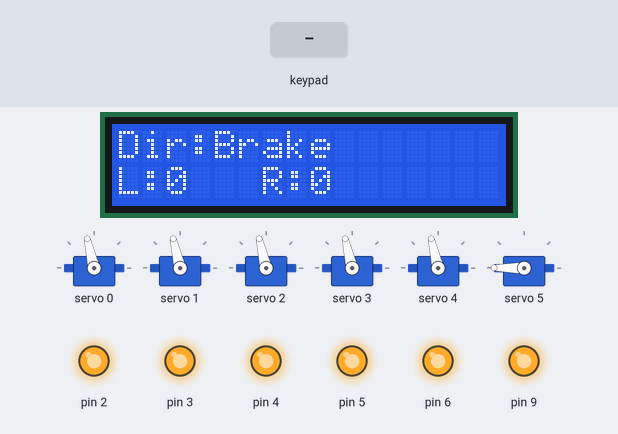
The sketch below on a simulated Arduino Uno, built with avr-gcc and run on an emulated ATmega328P. Shown: 16×2 character LCD, 6 × servo, output pins drawn as LEDs (lit = HIGH). Inputs (shaded band) come from the test bench. What the sketch prints to the serial monitor is not drawn.

Above: at 8.3 s.
8.4 s: key '+' pressed
At 9.9 s:
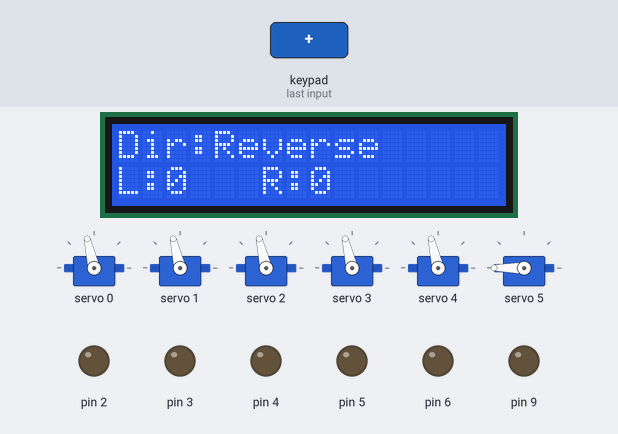
11.4 s: key '+' pressed
At 11.61 s:
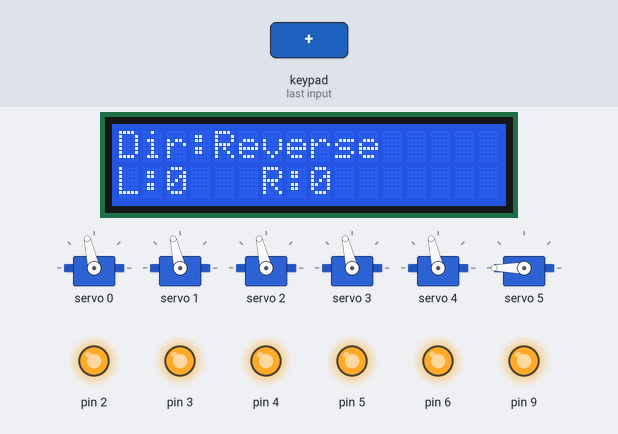
13.2 s: key '+' pressed
At 19.7 s:
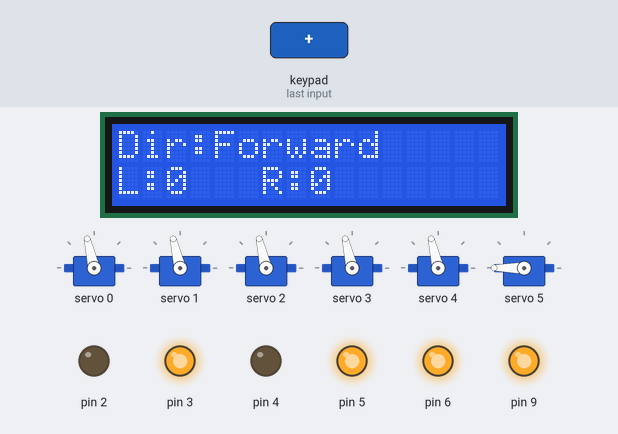
Timing chart, 0 to 21.2 s (numbered marks = the images above; inputs shaded):
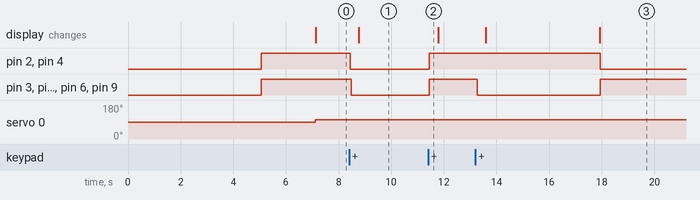

Measured:
- after the input at 8.4 s, pin 2, pin 4: HIGH → LOW at once; pin 3, pin 5, pin 6, pin 9: HIGH → LOW after 0.07 s; the display: changes after 0.37 s (image 1)
- after the input at 11.4 s, pin 2, pin 4: LOW → HIGH after 0.05 s; pin 3, pin 5, pin 6, pin 9: LOW → HIGH after 0.05 s instead of 1.7 s
- after the input at 13.2 s, pin 2, pin 4: HIGH → LOW after 4.7 s; pin 3, pin 5, pin 6, pin 9: HIGH → LOW after 0.06 s, → HIGH 4.7 s later; the display: first changes after 0.39 s (image 3 shows a later state)

The sketch:

Claptrap.ino
```cpp
#include <Wire.h>
#include <LiquidCrystal_I2C.h>        //Include for I2C LCD
#include <Adafruit_PWMServoDriver.h>  //Include for Servo Shield
#include <PS2X_lib.h>                 //PSX Controller Include
#include <DBH1.h>

#define PRESSURES false         //Define PSX Pressure/Rumble Function
#define RUMBLE false
#define LXMIN 0                 //Minimum X Value for Left Stick
#define LXMAX 255               //Maximum X Value for Left Stick
#define LYMIN 0                 //Minimum Y Value for Left Stick
#define LYMAX 255               //Maximum Y Value for Left Stick
#define RXMIN 0                 //Minimum X Value for Right Stick
#define RXMAX 255               //Maximum X Value for Right Stick
#define RYMIN 0                 //Minimum Y Value for Right Stick
#define RYMAX 255               //Maximum Y Value for Right Stick
//Define the servo minimum and maximum pulse lengths (out of 4096)
#define SERVO1MIN  175          //Servo 1 (Left Pan)
#define SERVO1MAX  530
#define SERVO2MIN  175          //Servo 2 (Left Tilt)
#define SERVO2MAX  530
#define SERVO3MIN  175          //Servo 3 (Right Pan)
#define SERVO3MAX  530
#define SERVO4MIN  175          //Servo 4 (Right Tilt)
#define SERVO4MAX  530
#define SERVO5MIN  175          //Servo 5 (Left Elbow)
#define SERVO5MAX  530
#define SERVO6MIN  175          //Servo 6 (Right Elbow)
#define SERVO6MAX  530
#define PS2_DAT  12           //Define PSX Controller Pins
#define PS2_CMD  11
#define PS2_SEL  10
#define PS2_CLK  13
#define STICK_CENTER 128
#define DEADZONE_SPACING 3
#define DEBOUNCE 20
#define THROTTLEREDUX 0.90
#define SERVOITERATION 30

#define MINPWM 0
#define MAXPWM 250

DBH1 DBH1;
LiquidCrystal_I2C lcd(0x27, 16, 2);   //Set the LCD address 0x27 and to 16 char, 2 lines
Adafruit_PWMServoDriver pwm = Adafruit_PWMServoDriver(0x40);  //Set Servo Shield Address
PS2X ps2x;                // create PS2 Controller Class

const int SERVO1 = 0;         //Map Servo to Adafruit Servo Shield Headers
const int SERVO2 = 1;
const int SERVO3 = 2;
const int SERVO4 = 3;
const int SERVO5 = 4;
const int SERVO6 = 5;
boolean STARTUP = true;
boolean BRAKE_TOGGLE = false;
boolean SERVOMODE = false;
long timer = 0;
int counter = 0;
int Elbow[] = {330, 330};             //Set default servo position for Left/Right Elbow
int L_DEADZONE[] = {0, 0, 0, 0};      //{X Min, X Max, Y Min, Y Max}
int R_DEADZONE[] = {0, 0, 0, 0};
int PanTilt[] = {0,0};
int LSPanTilt[] = {0,0};
int RSPanTilt[] = {0,0};
int error = 0;              //PSX Controller Error Checks
byte type = 0;
byte vibrate = 0;
int LSPTout[] = {330, 330};
int RSPTout[] = {330, 330};
boolean FORWARD = true;
int POWERLEVEL[] = {0, 0};

void ElbowMove() {                    //Movement control for elbows
  int i;
  if (ps2x.Button(PSB_L2) && ps2x.Button(PSB_TRIANGLE)) {
      Elbow[1] = Elbow[1] + SERVOITERATION;
  }
  if (ps2x.Button(PSB_L2) && ps2x.Button(PSB_CROSS)) {
      Elbow[1] = Elbow[1] - SERVOITERATION;
  }
  if (ps2x.Button(PSB_R2) && ps2x.Button(PSB_TRIANGLE)) {
      Elbow[2] = Elbow[2] + SERVOITERATION;
  }
  if (ps2x.Button(PSB_R2) && ps2x.Button(PSB_CROSS)) {
      Elbow[2] = Elbow[2] - SERVOITERATION;
  }
  Elbow[1] = constrain(Elbow[1], SERVO5MIN, SERVO5MAX);
  Elbow[2] = constrain(Elbow[2], SERVO6MIN, SERVO6MAX);
  pwm.setPWM(SERVO5, 0, Elbow[1]);
  pwm.setPWM(SERVO6, 0, Elbow[2]);    //Send Servo Position
}

void LShoulder() {          //Control for Left Shoulder
  PanTilt[1] = ps2x.Analog(PSS_RX);    //Read Right Stick X Axis into Pan
  PanTilt[2] = ps2x.Analog(PSS_RY);   //Read Right Stick Y Axis into Tilt
  if (SERVOMODE == true){
    if (ps2x.Button(PSB_L1)){
      LSPanTilt[1] = map(PanTilt[1], RXMIN, RXMAX, -SERVOITERATION, SERVOITERATION);
      LSPanTilt[2] = map(PanTilt[2], RYMIN, RYMAX, -SERVOITERATION, SERVOITERATION);
      LSPTout[1] = LSPTout[1] + LSPanTilt[1];
      LSPTout[2] = LSPTout[2] + LSPanTilt[2];
    }
  }
  else if (ps2x.Button(PSB_L1)) {
    LSPTout[1] = map(PanTilt[1], RXMIN, RXMAX, SERVO1MIN, SERVO1MAX);  //Map pan/tilt to Servo pulse lengths
    LSPTout[2] = map(PanTilt[2], RXMIN, RYMAX, SERVO2MIN, SERVO2MAX);
  }
    LSPTout[1] = constrain(LSPTout[1], SERVO1MIN, SERVO1MAX);
    LSPTout[2] = constrain(LSPTout[2], SERVO2MIN, SERVO2MAX);
    pwm.setPWM(SERVO1, 0, LSPTout[1]);    //Set Servo Positions
    pwm.setPWM(SERVO2, 0, LSPTout[2]);
}

void RShoulder() {          //Movement control for Right Shoulder
  PanTilt[1] = ps2x.Analog(PSS_RX);    //Read Right Stick X Axis into Pan
  PanTilt[2] = ps2x.Analog(PSS_RY);   //Read Right Stick Y Axis into Tilt
  if (SERVOMODE == true){
    if (ps2x.Button(PSB_R1)){
      RSPanTilt[1] = map(PanTilt[1], RXMIN, RXMAX, -SERVOITERATION, SERVOITERATION);
      RSPanTilt[2] = map(PanTilt[2], RYMIN, RYMAX, -SERVOITERATION, SERVOITERATION);
      RSPTout[1] = RSPTout[1] + RSPanTilt[1];
      RSPTout[2] = RSPTout[2] + RSPanTilt[2];
    }
  }
  else if (ps2x.Button(PSB_R1)) {   //Run Only if Right DPad Button is Pressed
    RSPTout[1] = map(PanTilt[1], RXMIN, RXMAX, SERVO3MIN, SERVO3MAX);  //Map pan/tilt to Servo pulse lengths
    RSPTout[2] = map(PanTilt[2], RXMIN, RYMAX, SERVO4MIN, SERVO4MAX);
  }
    RSPTout[1] = constrain(RSPTout[1], SERVO3MIN, SERVO3MAX);
    RSPTout[2] = constrain(RSPTout[2], SERVO4MIN, SERVO4MAX);
    pwm.setPWM(SERVO3, 0, RSPTout[1]);    //Set Servo Positions
    pwm.setPWM(SERVO4, 0, RSPTout[2]);
}

void JoystickDeadzone() {          //Sets stick deadzone
  L_DEADZONE[1] = STICK_CENTER - DEADZONE_SPACING;
  L_DEADZONE[2] = STICK_CENTER + DEADZONE_SPACING;
  L_DEADZONE[3] = STICK_CENTER - DEADZONE_SPACING;
  L_DEADZONE[4] = STICK_CENTER + DEADZONE_SPACING;
  R_DEADZONE[1] = STICK_CENTER - DEADZONE_SPACING;
  R_DEADZONE[2] = STICK_CENTER + DEADZONE_SPACING;
  R_DEADZONE[3] = STICK_CENTER - DEADZONE_SPACING;
  R_DEADZONE[4] = STICK_CENTER + DEADZONE_SPACING;
}

void Forward(int lpwm, int rpwm) {    //Forward movement function
  lpwm = PWMScale(lpwm, MAXPWM);
  rpwm = PWMScale(rpwm, MAXPWM);
  POWERLEVEL[1] = abs(lpwm);         //Translate value to non-negative
  POWERLEVEL[2] = abs(rpwm);
  FORWARD = true;
  DBH1.Forward(lpwm, rpwm);
}

void Reverse(int lpwm, int rpwm) {    //Reverse movement function
  lpwm = PWMScale(lpwm, MAXPWM);
  rpwm = PWMScale(rpwm, MAXPWM);
  POWERLEVEL[1] = abs(lpwm);         //Translate value to non-negative
  POWERLEVEL[2] = abs(rpwm);
  FORWARD = false;
  DBH1.Reverse(lpwm, rpwm);
}

void Coasting() {                     //Function defines motor control when no throttle applied
  POWERLEVEL[1] = 0;
  POWERLEVEL[2] = 0;
  FORWARD = true;
  DBH1.Coasting();
}

void Braking() {                      //Brake function activated when brake button pressed
  if (millis() != timer){
    if (ps2x.Button(PSB_START)) {
      if (counter >= DEBOUNCE){
        BRAKE_TOGGLE = !BRAKE_TOGGLE;
        counter = 0;
      }
    timer = millis();
    }
  counter++;
  timer = millis();
  }

  if (BRAKE_TOGGLE == true){
    POWERLEVEL[1] = 0;
    POWERLEVEL[2] = 0;
    DBH1.Braking();
    Serial.println("Brake Enabled");
    if (STARTUP = true) {
      return;
    }
  }
  else {
    Serial.println("Brake Disabled");
}
}

int PWMScale(int pwm, int scale) {        //Scale PWM to user defined scale
  pwm = abs(pwm);                           //Get absolute value of PWM
  pwm = constrain(pwm, 0, scale);           //Set bounderies for PWM (ex. 0-100)
  pwm = map(pwm, MINPWM, MAXPWM, 0, scale);   //Map pwm to scale
  return pwm;                               //Pass PWM value back
}

void Movement(int Dir, int Vec) {
  int LS_POS[] = {0, 0};
  LS_POS[1] = ps2x.Analog(PSS_LX); //Read joystick X/Y position
  LS_POS[2] = ps2x.Analog(PSS_LY);
  int L_Scale[] = {0, 0};
  int Level[] = {0, 0};
  L_Scale[1] = map(LS_POS[1], LXMIN, LXMAX, -100, 100); //Map X and Y from 0 to 255 to -100 to 100
  L_Scale[2] = map(LS_POS[2], LYMIN, LYMAX, -100, 100); //For ease of PWM control
  Braking();
  if (BRAKE_TOGGLE == false) {
    if (Dir == 2 && Vec == 1) {                   //If no input on Y axis, set motor to coast mode
      Coasting();
    }
    if (Vec == 1 && Dir == 1) {       //If X Axis Centered, scale motor PWM based off Y Axis
      Forward(L_Scale[2], L_Scale[2]);    //for forward movement
    }
    if (Vec == 1 && Dir == 0) {         //If X Axis Centered, scale motor PWM based off Y Axis
      Reverse(L_Scale[2], L_Scale[2]);    //for reverse movement
    }
    if (Vec == 0 && Dir == 1) {         //If X Axis moved left of center, adjust PWM for left motor
      Level[1] = ThrottleMath(L_Scale[1]); //by 90% of throttle and turn on right motor for throttle value
      Level[2] = L_Scale[2];               //to make turn left
      Forward(Level[1], Level[2]);
    }
    if (Vec == 2 && Dir == 1) {         //If X Axis moved right of center, adjust PWM for right motor
      Level[1] = ThrottleMath(L_Scale[1]); //by 90% of throttle and turn on right motor for throttle value
      Level[2] = L_Scale[2];               //to make turn left
      Forward(Level[1], Level[2]);
    }
    if (Vec == 2 && Dir == 0) {         //Same as above, except for reversing
      Level[1] = ThrottleMath(L_Scale[1]);
      Level[2]= L_Scale[2];
      Reverse(Level[1], Level[2]);
    }
    if (Vec == 0 && Dir == 0) {         //Same as above, except for reversing
      Level[1] = ThrottleMath(L_Scale[1]);
      Level[2] = L_Scale[2];
      Reverse(Level[1], Level[2]);
    }
    if (Vec == 2 && Dir == 2) {
      Level[1] = L_Scale[1];
      Level[2] = 0;
      Forward(Level[1], Level[2]);
    }
    if (Vec == 0 && Dir == 2) {
      Level[1] = 0;
      Level[2] = L_Scale[1];
      Forward(Level[1], Level[2]);
    }
  }
}

int GetDIR(int ypos) {                //Gets the direction from the joystick Y Axis (Forward/Reverse)
  //Directional vectors defined:
  //Direction = 0 - Reverse
  //Direction = 1 - Forward (Default)
  //Direction = 2 - Centered
  int Direction;
  if (ypos > (L_DEADZONE[3]) && ypos < (L_DEADZONE[4])) { //Check to see if centered
    Direction = 2;
    return Direction;                   //Pass direction back
  }
  if (ypos > (L_DEADZONE[4] + 1)) {                //Check if Y axis is being pushed downward
    Direction = 0;
    return Direction;                   //Pass direction back
  }
  Direction = 1;                        //Set direction to forward
  return Direction;                     //Pass direction back

}

int GetVector(int xpos) {               //Gets the direction from the joystick X Axis (Left/Right)
  //Directional vectors defined:
  //Vector = 0 - Left
  //Vector = 1 - Centered
  //Vector = 2 - Right
  int Vector;
  if (xpos > L_DEADZONE[1] && xpos < L_DEADZONE[2]) { //Check if stick centered
    Vector = 1;
    return Vector;
  }
  if (xpos < L_DEADZONE[1]) {                //Check to see if stick pushed left
    Vector = 0;
    return Vector;
  }
  else {                                //Check to see if stick is pushed right
    Vector = 2;
    return Vector;
  }
}

int ThrottleMath(int xval) {      //Math to Calculate Throttle for Turning
  int math = 0;
  int yval = ps2x.Analog(PSS_LY);
  math = abs(xval);
  math = math * THROTTLEREDUX;
  if (yval > 138 || yval < 118){
    math = 100 - math;
  }
  else {
    math = 90 - math;
  }
  return math;
}

void LCDDisplay(){
  unsigned long previousMillis = 0;        // will store last time LCD was updated
  const long interval = 1000;           // interval at which to update LCD (milliseconds)
  unsigned long currentMillis = millis();
  lcd.setCursor(0,0);
  lcd.print("Dir:");
  lcd.setCursor(0,1);
  lcd.print("L:   ");
  lcd.setCursor(6,1);
  lcd.print("R:   ");
  if (currentMillis - previousMillis >= interval) {
    previousMillis = currentMillis;
    if (SERVOMODE == true){
      lcd.setCursor(15,0);
      lcd.print("H");
    }
    if (SERVOMODE == false){
      lcd.setCursor(14,0);
      lcd.print("  ");
    }
    if (BRAKE_TOGGLE == true){
      lcd.setCursor(4,0);
      lcd.print("Brake    ");
    }
    else if (FORWARD == true){
      lcd.setCursor(4,0);
      lcd.print("Forward  ");
    }
    else if (FORWARD == false){
      lcd.setCursor(4,0);
      lcd.print("Reverse  ");
    }
    lcd.setCursor(2, 1);
    lcd.print(POWERLEVEL[1]);
    lcd.setCursor(8, 1);
    lcd.print(POWERLEVEL[2]);
  }
}

void setup() {                          //Setup - Only runs when micro is powered up
  pwm.begin();
  pwm.setPWMFreq(50);                   // Analog servos run at ~50 Hz updates
  lcd.init();                           //Setup LCD
  lcd.backlight();
  DBH1.init(3,5,6,9,2,4,0,1);           //Define pins for motor controller
  Serial.begin(9600);                   //Enable Serial Port
  delay(5000);                          //Delay so PSX Controller can be detected
  error = ps2x.config_gamepad(PS2_CLK, PS2_CMD, PS2_SEL, PS2_DAT, PRESSURES, RUMBLE); //Check to see if PSX Controller connected
  if (error == 0) {
    Serial.print("Found Controller, configured successful.");
  }
  else if (error == 1)
    Serial.println("No controller found, check wiring.");
  ps2x.read_gamepad();
  STARTUP = true;
  BRAKE_TOGGLE = true;
  Braking();              //Enable Brake during Calibration
  STARTUP = false;
  Serial.println("Calibrating Joystick...");
  Serial.println("Brake Enabled!");
  JoystickDeadzone();
  delay(2000);
  Serial.println("Press START to disable brake");
  Serial.println("Calibration Completed!");
  lcd.clear();                          //Clear the LCD to start
  LShoulder();
  RShoulder();
  DBH1.EnableBoth();
}

void loop() {
  ps2x.read_gamepad();
  if (ps2x.Button(PSB_R3)){
    SERVOMODE = true;
  }
  if (ps2x.Button(PSB_SQUARE)){
    SERVOMODE = false;
  }
  int joyxpos = ps2x.Analog(PSS_LX);
  int joyypos = ps2x.Analog(PSS_LY);
  LCDDisplay();
  Movement(GetDIR(joyypos), GetVector(joyxpos));
  LShoulder();
  RShoulder();
  ElbowMove();
}
```
